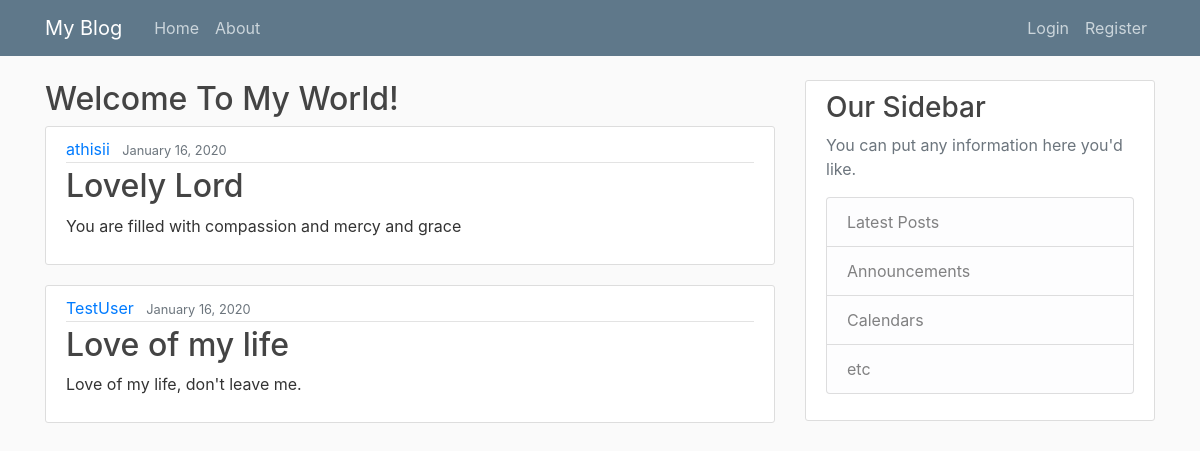
The page / on the database its author committed.
### blog/models.py (models this page shows, shortened)
class Post(models.Model):
    title = models.CharField(max_length=100)
    content = models.TextField()
    date_posted = models.DateTimeField(default = timezone.now)
    author = models.ForeignKey(User, on_delete = models.CASCADE)

### blog/views.py (the view)
# urls.py: path('', views.home, name='blog-home'),
def home(request):
    context = {
        'posts': Post.objects.all()
    }
    return render(request, 'blog/home.html', context)

### blog/templates/blog/home.html
{% extends 'blog/base.html' %}
{% block content %}
    <h2>Welcome To My World!</h2>
    {% for post in posts %}
    <article class="media content-section">
        <div class="media-body">
        <div class="article-metadata">
            <a class="mr-2" href="#">{{ post.author }}</a>
            <small class="text-muted">{{ post.date_posted|date:"F d, Y" }}</small>
        </div>
        <h2><a class="article-title" href="#">{{ post.title }}</a></h2>
        <p class="article-content">{{ post.content }}</p>
        </div>
    </article>
    {% endfor %}
{% endblock content %}

### blog/static/blog/main.css (style rules this page uses)
body { background: #fafafa; color: #333333; margin-top: 5rem; }
h1, h2, h3, h4, h5, h6 { color: #444444; }
.content-section { background: #ffffff; padding: 10px 20px; border: 1px solid #dddddd; border-radius: 3px; margin-bottom: 20px; }
.article-title { color: #444444; }
.article-content { white-space: pre-line; }
.article-metadata { padding-bottom: 1px; margin-bottom: 4px; border-bottom: 1px solid #e3e3e3 }

### rows shown on the page
Post: author "athisii", date_posted "January 16, 2020", title "Lovely Lord", content "You are filled with compassion and mercy and grace"
Post: author "TestUser", date_posted "January 16, 2020", title "Love of my life", content "Love of my life, don't leave me."
